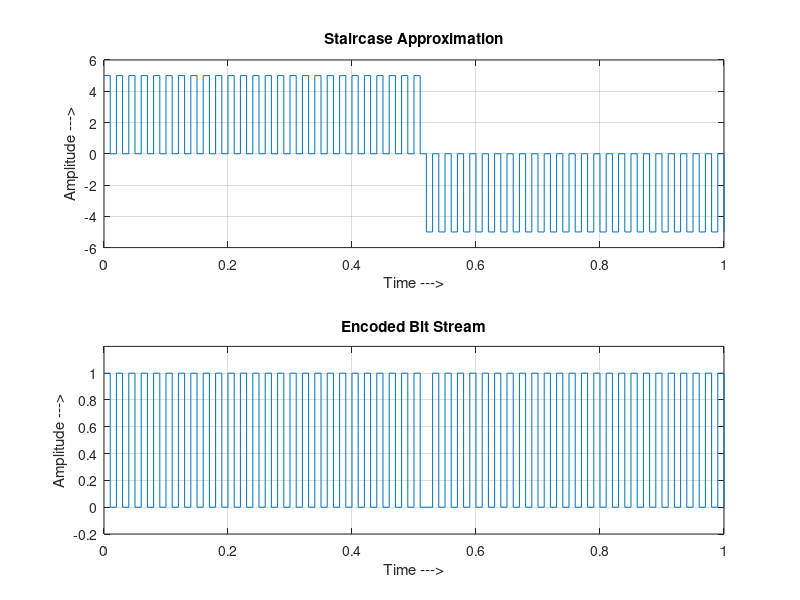
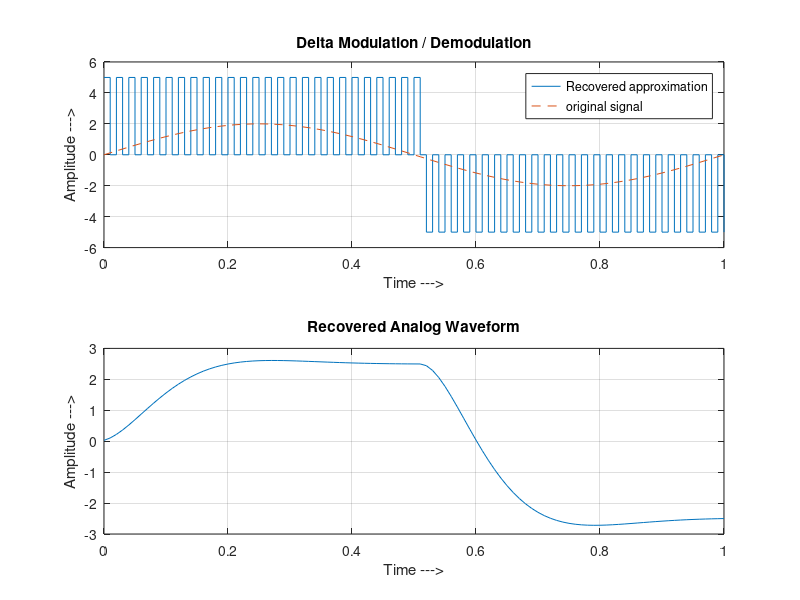

Source code (MATLAB) for these figures, in order:
% octave pkg to load signal based utils
pkg load signal
pkg load communications

clc;
clear alll;
close all;

%Inputs
a = 2
t = 0:1/100:1;			      % n1 number of samples to be selected

x = a*sin(2*pi*t);

l = length(x)
delta = input('Required Step Size: ');

%Variation of this step size results in the problems of delta modulation like granulat noise and slope overloading
% leading to improper reconstruciton

xn = 0;

for i=1:l
	if x(i) >= xn(i)
		d(i) = 1;
		xn(i+1) = xn(i) + delta;
	else
		d(i) = 0;
		xn(i+1) = xn(i) - delta;
	end
end

% Plotting

subplot(2, 1, 1);
stairs(t, xn(2:end));
grid on;
title('Staircase Approximation');
xlabel('Time --->');
ylabel('Amplitude --->');

subplot(2, 1, 2);
stairs(t, d);
grid on;
title('Encoded Bit Stream');
xlabel('Time --->');
ylabel('Amplitude --->');
ylim([-0.2 1.2])

% Recovery

r = 0;
for i=1:length(d)
	if d(i) == 0
		r(i+1) = r(i) - delta;
	else
		r(i+1) = r(i) + delta;
	end
end

[p, q] = butter(2, 1/20);
rec = filter(p, q, r);

figure
subplot(2, 1, 1);
stairs(t, r(2:end));
hold on;
plot(t, x, '--');
legend('Recovered approximation', 'original signal');
grid on;
title('Delta Modulation / Demodulation');
xlabel('Time --->');
ylabel('Amplitude --->');

subplot(2, 1, 2);
plot(t, rec(2:end));
grid on;
title('Recovered Analog Waveform');
xlabel('Time --->');
ylabel('Amplitude --->');

pause
